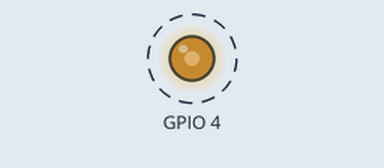
The program below on a simulated ESP32. Parts: output pins drawn as LEDs (lit = HIGH). Dashed ring = blinking.

Above: at 0.15 s.
Timing chart, 0 to 3.0 s (numbered marks = the images above):
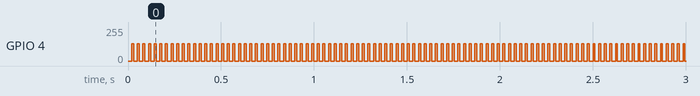

The program:

main.cpp
```cpp
#include <Arduino.h>
#include "driver/mcpwm.h"

#define ULTRASONIC_PWM_GPIO     4
#define ULTRASONIC_FREQ_HZ      40000

#define BURST_ON_MS             10
#define BURST_OFF_MS            20

static bool burstOn = false;
static unsigned long lastSwitchTime = 0;

void setup()
{
    Serial.begin(115200);

    // 1. 绑定 GPIO 到 MCPWM
    mcpwm_gpio_init(MCPWM_UNIT_0, MCPWM0A, ULTRASONIC_PWM_GPIO);

    // 2. 配置 PWM
    mcpwm_config_t pwm_config = {
        .frequency = ULTRASONIC_FREQ_HZ,
        .cmpr_a = 0.0,              // 初始不发射
        .cmpr_b = 0.0,
        .duty_mode = MCPWM_DUTY_MODE_0,
        .counter_mode = MCPWM_UP_COUNTER,
    };

    mcpwm_init(MCPWM_UNIT_0, MCPWM_TIMER_0, &pwm_config);
    mcpwm_set_duty_type(
        MCPWM_UNIT_0,
        MCPWM_TIMER_0,
        MCPWM_OPR_A,
        MCPWM_DUTY_MODE_0
    );

    lastSwitchTime = millis();
}

void loop()
{
    unsigned long now = millis();

    if (burstOn)
    {
        // 正在发射
        if (now - lastSwitchTime >= BURST_ON_MS)
        {
            // 关闭 PWM（静默）
            mcpwm_set_duty(
                MCPWM_UNIT_0,
                MCPWM_TIMER_0,
                MCPWM_OPR_A,
                0.0
            );

            burstOn = false;
            lastSwitchTime = now;
        }
    }
    else
    {
        // 静默状态
        if (now - lastSwitchTime >= BURST_OFF_MS)
        {
            // 开启 40kHz PWM
            mcpwm_set_duty(
                MCPWM_UNIT_0,
                MCPWM_TIMER_0,
                MCPWM_OPR_A,
                50.0
            );

            burstOn = true;
            lastSwitchTime = now;
        }
    }
}
```

Measured:
- by itself, GPIO 4: alternates 128/255 for 0.01 s and 0/255 for 0.02 s
